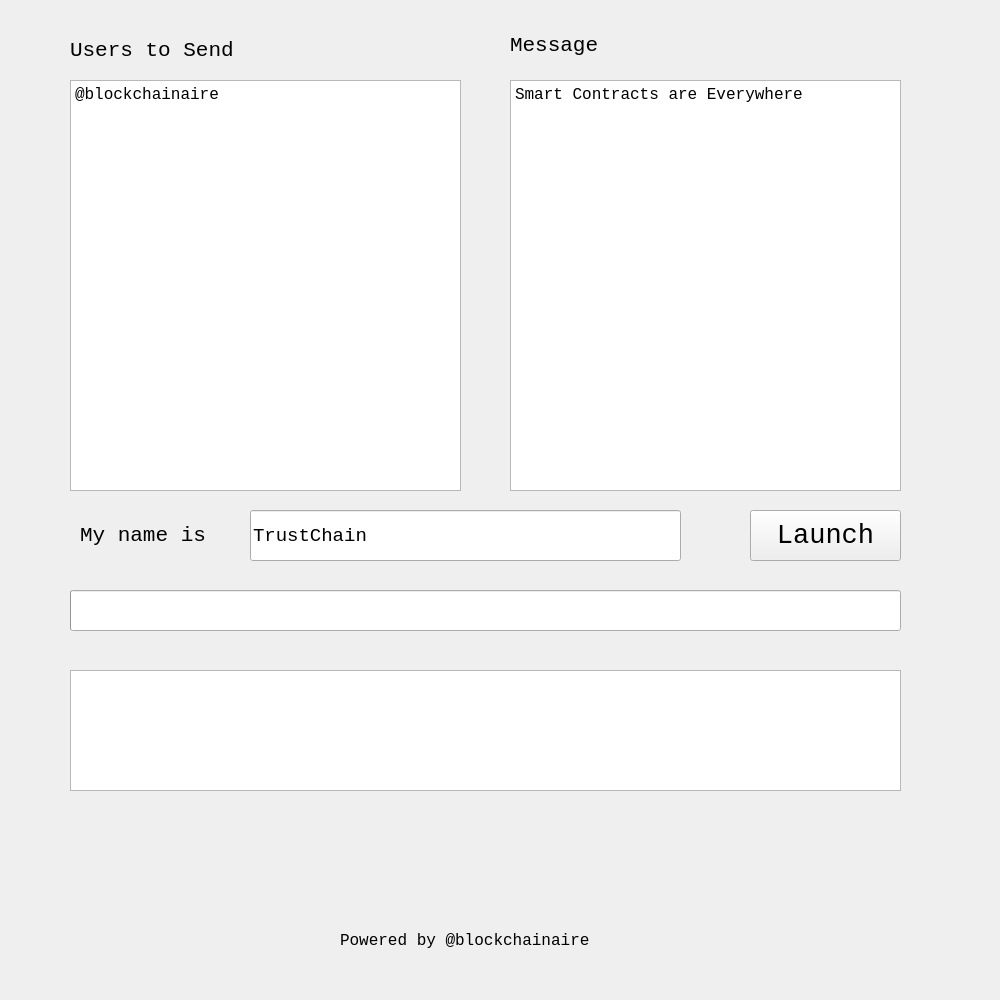
<?xml version="1.0" encoding="UTF-8"?>
<ui version="4.0">
 <class>MainWindow</class>
 <widget class="QMainWindow" name="MainWindow">
  <property name="geometry">
   <rect>
    <x>0</x>
    <y>0</y>
    <width>1000</width>
    <height>1000</height>
   </rect>
  </property>
  <property name="minimumSize">
   <size>
    <width>1000</width>
    <height>1000</height>
   </size>
  </property>
  <property name="maximumSize">
   <size>
    <width>1000</width>
    <height>1000</height>
   </size>
  </property>
  <property name="font">
   <font>
    <family>Consolas</family>
    <pointsize>12</pointsize>
   </font>
  </property>
  <property name="windowTitle">
   <string>Trustele by trustchain-tech</string>
  </property>
  <property name="windowIcon">
   <iconset resource="../resource/logo.qrc">
    <normaloff>:/resource/logo.png</normaloff>:/resource/logo.png</iconset>
  </property>
  <property name="windowOpacity">
   <double>0.950000000000000</double>
  </property>
  <property name="locale">
   <locale language="English" country="UnitedStates"/>
  </property>
  <widget class="QWidget" name="centralwidget">
   <property name="minimumSize">
    <size>
     <width>1000</width>
     <height>1000</height>
    </size>
   </property>
   <property name="maximumSize">
    <size>
     <width>1000</width>
     <height>1000</height>
    </size>
   </property>
   <widget class="QTextEdit" name="msg_area">
    <property name="geometry">
     <rect>
      <x>510</x>
      <y>80</y>
      <width>391</width>
      <height>411</height>
     </rect>
    </property>
    <property name="font">
     <font>
      <family>Consolas</family>
      <pointsize>12</pointsize>
     </font>
    </property>
    <property name="html">
     <string>&lt;!DOCTYPE HTML PUBLIC &quot;-//W3C//DTD HTML 4.0//EN&quot; &quot;http://www.w3.org/TR/REC-html40/strict.dtd&quot;&gt;
&lt;html&gt;&lt;head&gt;&lt;meta name=&quot;qrichtext&quot; content=&quot;1&quot; /&gt;&lt;style type=&quot;text/css&quot;&gt;
p, li { white-space: pre-wrap; }
&lt;/style&gt;&lt;/head&gt;&lt;body style=&quot; font-family:'Consolas'; font-size:12pt; font-weight:400; font-style:normal;&quot;&gt;
&lt;p style=&quot; margin-top:0px; margin-bottom:0px; margin-left:0px; margin-right:0px; -qt-block-indent:0; text-indent:0px;&quot;&gt;Smart Contracts are Everywhere&lt;/p&gt;&lt;/body&gt;&lt;/html&gt;</string>
    </property>
   </widget>
   <widget class="QTextEdit" name="user_area">
    <property name="geometry">
     <rect>
      <x>70</x>
      <y>80</y>
      <width>391</width>
      <height>411</height>
     </rect>
    </property>
    <property name="font">
     <font>
      <family>Consolas</family>
      <pointsize>12</pointsize>
     </font>
    </property>
    <property name="html">
     <string>&lt;!DOCTYPE HTML PUBLIC &quot;-//W3C//DTD HTML 4.0//EN&quot; &quot;http://www.w3.org/TR/REC-html40/strict.dtd&quot;&gt;
&lt;html&gt;&lt;head&gt;&lt;meta name=&quot;qrichtext&quot; content=&quot;1&quot; /&gt;&lt;style type=&quot;text/css&quot;&gt;
p, li { white-space: pre-wrap; }
&lt;/style&gt;&lt;/head&gt;&lt;body style=&quot; font-family:'Consolas'; font-size:12pt; font-weight:400; font-style:normal;&quot;&gt;
&lt;p style=&quot; margin-top:0px; margin-bottom:0px; margin-left:0px; margin-right:0px; -qt-block-indent:0; text-indent:0px;&quot;&gt;@blockchainaire&lt;/p&gt;
&lt;p style=&quot;-qt-paragraph-type:empty; margin-top:0px; margin-bottom:0px; margin-left:0px; margin-right:0px; -qt-block-indent:0; text-indent:0px;&quot;&gt;&lt;br /&gt;&lt;/p&gt;&lt;/body&gt;&lt;/html&gt;</string>
    </property>
   </widget>
   <widget class="QLabel" name="user_label">
    <property name="geometry">
     <rect>
      <x>70</x>
      <y>30</y>
      <width>211</width>
      <height>41</height>
     </rect>
    </property>
    <property name="font">
     <font>
      <family>Consolas</family>
      <pointsize>16</pointsize>
     </font>
    </property>
    <property name="text">
     <string>Users to Send</string>
    </property>
   </widget>
   <widget class="QLabel" name="msg_label">
    <property name="geometry">
     <rect>
      <x>510</x>
      <y>30</y>
      <width>141</width>
      <height>31</height>
     </rect>
    </property>
    <property name="font">
     <font>
      <family>Consolas</family>
      <pointsize>16</pointsize>
     </font>
    </property>
    <property name="text">
     <string>Message</string>
    </property>
   </widget>
   <widget class="QPushButton" name="pushButton">
    <property name="geometry">
     <rect>
      <x>750</x>
      <y>510</y>
      <width>151</width>
      <height>51</height>
     </rect>
    </property>
    <property name="font">
     <font>
      <family>Consolas</family>
      <pointsize>20</pointsize>
     </font>
    </property>
    <property name="text">
     <string>Launch</string>
    </property>
   </widget>
   <widget class="QLineEdit" name="my_id">
    <property name="geometry">
     <rect>
      <x>250</x>
      <y>510</y>
      <width>431</width>
      <height>51</height>
     </rect>
    </property>
    <property name="font">
     <font>
      <family>Consolas</family>
      <pointsize>14</pointsize>
     </font>
    </property>
    <property name="text">
     <string>TrustChain</string>
    </property>
    <property name="maxLength">
     <number>64</number>
    </property>
   </widget>
   <widget class="QLabel" name="id_label">
    <property name="geometry">
     <rect>
      <x>80</x>
      <y>510</y>
      <width>161</width>
      <height>51</height>
     </rect>
    </property>
    <property name="font">
     <font>
      <family>Consolas</family>
      <pointsize>16</pointsize>
     </font>
    </property>
    <property name="text">
     <string>My name is</string>
    </property>
   </widget>
   <widget class="QTextBrowser" name="info_area">
    <property name="geometry">
     <rect>
      <x>70</x>
      <y>670</y>
      <width>831</width>
      <height>121</height>
     </rect>
    </property>
    <property name="font">
     <font>
      <pointsize>10</pointsize>
     </font>
    </property>
   </widget>
   <widget class="QProgressBar" name="progressBar">
    <property name="geometry">
     <rect>
      <x>70</x>
      <y>590</y>
      <width>831</width>
      <height>41</height>
     </rect>
    </property>
    <property name="value">
     <number>0</number>
    </property>
    <property name="textVisible">
     <bool>false</bool>
    </property>
   </widget>
   <widget class="QLabel" name="power">
    <property name="geometry">
     <rect>
      <x>340</x>
      <y>920</y>
      <width>331</width>
      <height>41</height>
     </rect>
    </property>
    <property name="font">
     <font>
      <family>Consolas</family>
      <pointsize>12</pointsize>
     </font>
    </property>
    <property name="text">
     <string>Powered by @blockchainaire</string>
    </property>
   </widget>
   <widget class="QLabel" name="logo">
    <property name="geometry">
     <rect>
      <x>450</x>
      <y>840</y>
      <width>72</width>
      <height>71</height>
     </rect>
    </property>
    <property name="text">
     <string/>
    </property>
    <property name="pixmap">
     <pixmap resource="../resource/logo.qrc">:/resource/logo.png</pixmap>
    </property>
   </widget>
  </widget>
  <action name="actionAbout">
   <property name="text">
    <string>About</string>
   </property>
  </action>
  <action name="actionExit">
   <property name="text">
    <string>Exit</string>
   </property>
  </action>
 </widget>
 <resources>
  <include location="../resource/logo.qrc"/>
  <include location="resource/logo.qrc"/>
 </resources>
 <connections/>
</ui>
